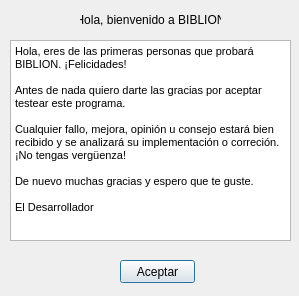
<?xml version="1.0" encoding="UTF-8"?>
<ui version="4.0">
 <class>Dialog</class>
 <widget class="QDialog" name="Dialog">
  <property name="geometry">
   <rect>
    <x>0</x>
    <y>0</y>
    <width>299</width>
    <height>296</height>
   </rect>
  </property>
  <property name="windowTitle">
   <string>BIBLION</string>
  </property>
  <widget class="QLabel" name="label">
   <property name="geometry">
    <rect>
     <x>80</x>
     <y>10</y>
     <width>141</width>
     <height>20</height>
    </rect>
   </property>
   <property name="text">
    <string>Hola, bienvenido a BIBLION</string>
   </property>
   <property name="alignment">
    <set>Qt::AlignCenter</set>
   </property>
  </widget>
  <widget class="QTextBrowser" name="textBrowser">
   <property name="geometry">
    <rect>
     <x>10</x>
     <y>40</y>
     <width>281</width>
     <height>201</height>
    </rect>
   </property>
   <property name="html">
    <string>&lt;!DOCTYPE HTML PUBLIC &quot;-//W3C//DTD HTML 4.0//EN&quot; &quot;http://www.w3.org/TR/REC-html40/strict.dtd&quot;&gt;
&lt;html&gt;&lt;head&gt;&lt;meta name=&quot;qrichtext&quot; content=&quot;1&quot; /&gt;&lt;style type=&quot;text/css&quot;&gt;
p, li { white-space: pre-wrap; }
&lt;/style&gt;&lt;/head&gt;&lt;body style=&quot; font-family:'MS Shell Dlg 2'; font-size:8.25pt; font-weight:400; font-style:normal;&quot;&gt;
&lt;p style=&quot; margin-top:0px; margin-bottom:0px; margin-left:0px; margin-right:0px; -qt-block-indent:0; text-indent:0px;&quot;&gt;&lt;span style=&quot; font-size:8pt;&quot;&gt;Hola, eres de las primeras personas que probará BIBLION. ¡Felicidades!&lt;/span&gt;&lt;/p&gt;
&lt;p style=&quot;-qt-paragraph-type:empty; margin-top:0px; margin-bottom:0px; margin-left:0px; margin-right:0px; -qt-block-indent:0; text-indent:0px; font-size:8pt;&quot;&gt;&lt;br /&gt;&lt;/p&gt;
&lt;p style=&quot; margin-top:0px; margin-bottom:0px; margin-left:0px; margin-right:0px; -qt-block-indent:0; text-indent:0px;&quot;&gt;&lt;span style=&quot; font-size:8pt;&quot;&gt;Antes de nada quiero darte las gracias por aceptar testear este programa. &lt;/span&gt;&lt;/p&gt;
&lt;p style=&quot;-qt-paragraph-type:empty; margin-top:0px; margin-bottom:0px; margin-left:0px; margin-right:0px; -qt-block-indent:0; text-indent:0px; font-size:8pt;&quot;&gt;&lt;br /&gt;&lt;/p&gt;
&lt;p style=&quot; margin-top:0px; margin-bottom:0px; margin-left:0px; margin-right:0px; -qt-block-indent:0; text-indent:0px;&quot;&gt;&lt;span style=&quot; font-size:8pt;&quot;&gt;Cualquier fallo, mejora, opinión u consejo estará bien recibido y se analizará su implementación o correción. ¡No tengas vergüenza!&lt;/span&gt;&lt;/p&gt;
&lt;p style=&quot;-qt-paragraph-type:empty; margin-top:0px; margin-bottom:0px; margin-left:0px; margin-right:0px; -qt-block-indent:0; text-indent:0px; font-size:8pt;&quot;&gt;&lt;br /&gt;&lt;/p&gt;
&lt;p style=&quot; margin-top:0px; margin-bottom:0px; margin-left:0px; margin-right:0px; -qt-block-indent:0; text-indent:0px;&quot;&gt;&lt;span style=&quot; font-size:8pt;&quot;&gt;De nuevo muchas gracias y espero que te guste.&lt;/span&gt;&lt;/p&gt;
&lt;p style=&quot;-qt-paragraph-type:empty; margin-top:0px; margin-bottom:0px; margin-left:0px; margin-right:0px; -qt-block-indent:0; text-indent:0px; font-size:8pt;&quot;&gt;&lt;br /&gt;&lt;/p&gt;
&lt;p style=&quot; margin-top:0px; margin-bottom:0px; margin-left:0px; margin-right:0px; -qt-block-indent:0; text-indent:0px;&quot;&gt;&lt;span style=&quot; font-size:8pt;&quot;&gt;El Desarrollador&lt;/span&gt;&lt;/p&gt;
&lt;p style=&quot;-qt-paragraph-type:empty; margin-top:0px; margin-bottom:0px; margin-left:0px; margin-right:0px; -qt-block-indent:0; text-indent:0px; font-size:8pt;&quot;&gt;&lt;br /&gt;&lt;/p&gt;&lt;/body&gt;&lt;/html&gt;</string>
   </property>
  </widget>
  <widget class="QPushButton" name="pushButton">
   <property name="geometry">
    <rect>
     <x>120</x>
     <y>260</y>
     <width>75</width>
     <height>23</height>
    </rect>
   </property>
   <property name="text">
    <string>Aceptar</string>
   </property>
  </widget>
 </widget>
 <resources/>
 <connections>
  <connection>
   <sender>pushButton</sender>
   <signal>clicked()</signal>
   <receiver>Dialog</receiver>
   <slot>close()</slot>
   <hints>
    <hint type="sourcelabel">
     <x>172</x>
     <y>271</y>
    </hint>
    <hint type="destinationlabel">
     <x>241</x>
     <y>270</y>
    </hint>
   </hints>
  </connection>
 </connections>
</ui>
